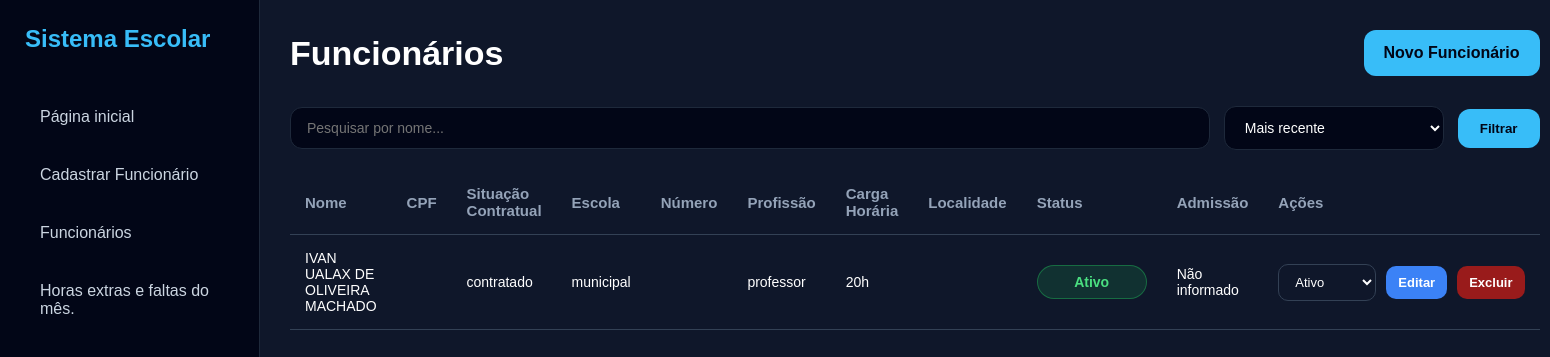
/funcionarios/ (signed in), run on an earlier commit of the app's database.
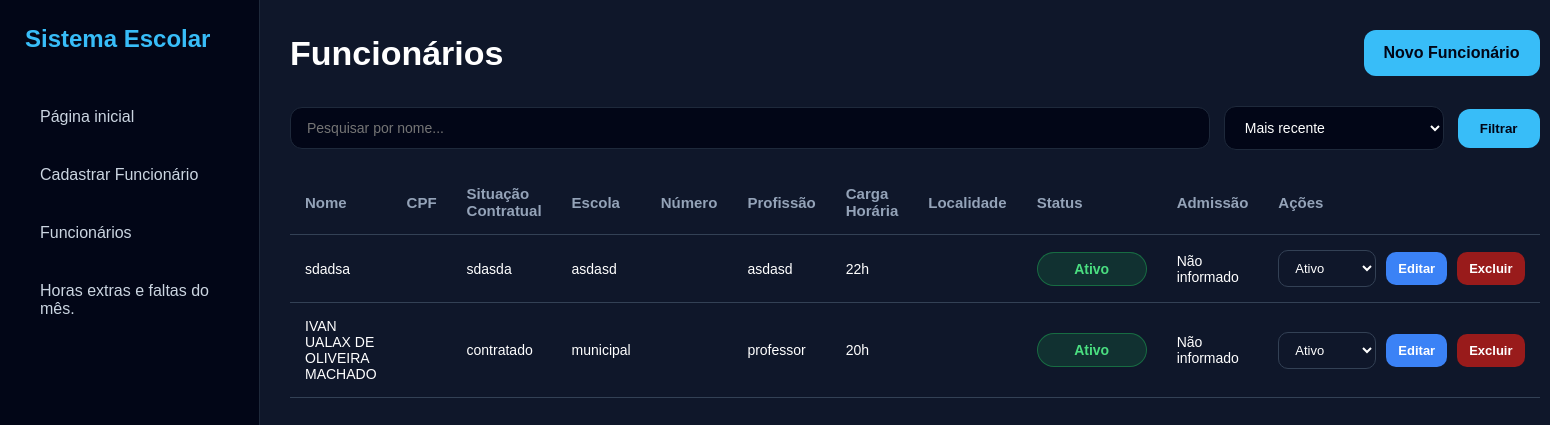
And on a later commit of the database.
### funcionarios/models.py (models this page shows, shortened)
class Funcionario(models.Model):
    STATUS = (
        ('ativo', 'Ativo'),
        ('inativo', 'Inativo'),
        ('demitido', 'Demitido'),
    )
    nome = models.CharField(max_length=150)
    situacao_contratual = models.CharField(
    max_length=100,
    blank=True,
    null=True
)
    cpf = models.CharField(max_length=14)
    numero = models.CharField(
        max_length=20,
        blank=True,
        null=True
    )
    localidade = models.CharField(
        max_length=150,
        blank=True,
        null=True
    )
    escola = models.CharField(max_length=150)
    cargo = models.ForeignKey(
        Cargo,
        on_delete=models.SET_NULL,
        null=True,
        blank=True
    )
    carga_horaria = models.IntegerField(default=0)
    status = models.CharField(
        max_length=20,
        choices=STATUS,
        default='ativo'
    )
    data_admissao = models.DateField(
        blank=True,
        null=True
    )
    criado_em = models.DateTimeField(auto_now_add=True)

class Cargo(models.Model):
    nome = models.CharField(
        max_length=100,
        unique=True
    )

### funcionarios/views.py (the view)
@login_required(login_url='/login/')
def funcionarios(request):
    busca = request.GET.get('busca')
    ordem = request.GET.get('ordem')
    funcionarios = Funcionario.objects.all()
    if busca:
        funcionarios = funcionarios.filter(
            nome__icontains=busca
        )
    if ordem == 'antigo':
        funcionarios = funcionarios.order_by('id')
    else:
        funcionarios = funcionarios.order_by('-id')
    nomes_duplicados = (
    Funcionario.objects
    .annotate(nome_limpo=Lower(Trim('nome')))
    .values('nome_limpo')
    .annotate(total=Count('id'))
    .filter(total__gt=1)
)
    return render(
        request,
        'funcionarios.html',
        {
            'funcionarios': funcionarios,
            'busca': busca,
            'ordem': ordem,
            'nomes_duplicados': nomes_duplicados,
        }
    )

### funcionarios/templates/funcionarios.html (shortened to what the changed rows need)
{% load static %}
<!DOCTYPE html>
<html lang="pt-br">
<head>
</head>
<body>
    <div class="content">
        <div class="topo">
            <h1>
                Funcionários
            </h1>
        </div>
            <div class="box">
            <table>
                <tr>
                    <th>Nome</th>
                    <th>CPF</th>
                    <th>Situação Contratual</th>
                    <th>Escola</th>
                    <th>Número</th>
                    <th>Profissão</th>
                    <th>Carga Horária</th>
                    <th>Localidade</th>
                    <th>Status</th>
                    <th>Admissão</th>
                    <th>Ações</th>
                </tr>
                {% for funcionario in funcionarios %}
                <tr>
                    <td>{{ funcionario.nome }}</td>
                    <td>{{ funcionario.cpf }}</td>
                    <td>
                        {{ funcionario.situacao_contratual|default:"Não informado" }}
                    </td>
                    <td>
                        {{ funcionario.escola|default:"Não informada" }}
                    </td>
                    <td>{{ funcionario.numero }}</td>
                    <td>
                        {% if funcionario.cargo %}
                            {{ funcionario.cargo.nome }}
                        {% else %}
                            Não informado
                        {% endif %}
                    </td>
                    <td>
                        {{ funcionario.carga_horaria }}h
                    </td>
                    <td>
                    </td>
                    <td>
                        {% if funcionario.status == 'ativo' %}
                            <span class="ativo">
                                Ativo
                            </span>
                        {% elif funcionario.status == 'inativo' %}
                            <span class="inativo">
                                Inativo
                            </span>
                        {% else %}
                            <span class="demitido">
                                Demitido
                            </span>
                        {% endif %}
                    </td>
                    <td>
                        {% if funcionario.data_admissao %}
                            {{ funcionario.data_admissao|date:"d/m/Y" }}
                        {% else %}
                            Não informado
                        {% endif %}
                    </td>
                    <td>
                        <div class="acoes">
                            <form
                                method="POST"
                                action="/funcionarios/status/{{ funcionario.id }}/"
                            >
                                <select
                                    name="status"
                                    class="status-select"
                                    onchange="this.form.submit()"
                                >
                                    <option
                                        value="ativo"
                                        {% if funcionario.status == 'ativo' %}selected{% endif %}
                                    >
                                        Ativo
                                    </option>
                                </select>
                            </form>
                            <a
                                href="/funcionarios/editar/{{ funcionario.id }}/"
                                class="btn-editar"
                            >
                                Editar
                            </a>
                            <a
                                href="#"
                                class="btn-excluir"
                                onclick="abrirModalExcluir('{{ funcionario.id }}', '{{ funcionario.nome }}')"
                            >
                                Excluir
                            </a>
                        </div>
                    </td>
                </tr>
                {% endfor %}
            </table>
        </div>
    </div>
</body>
</html>

What changed in the data, as far as the page shows it:
added Funcionario: nome "sdadsa", situacao_contratual "sdasda", escola "asdasd", cargo.nome "asdasd", carga_horaria "22", shows "Ativo", shows "Não informado", status "Ativo"
